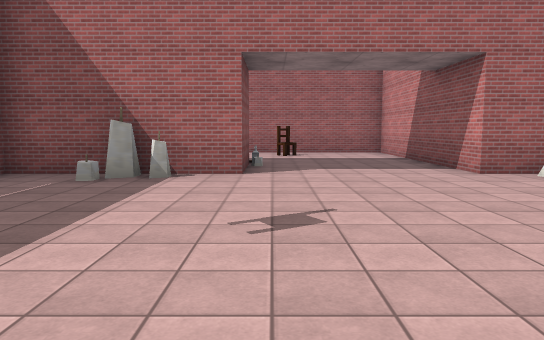
[1] (above)

16 first-person views from a walk through a 3-D level made in the Unity game engine. The camera is 1.5 m above the floor, tilts 6° down and sees 70° across. The floor is counted in squares, 2 m on a side. Each view is taken from the middle of a square. On the plan, view 1 faces up. The plan holds only what a view shows up to about 12 squares ahead; the rest is blank. The player character is not drawn. Some surface patterns are stand-ins.

[2]
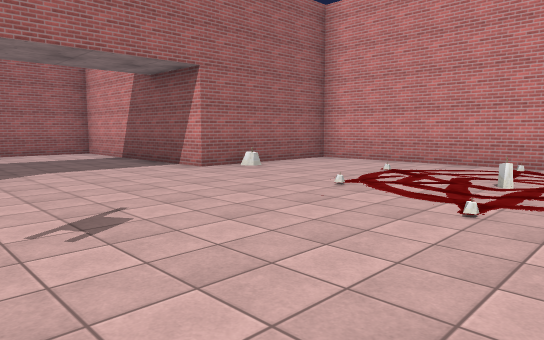

[3]
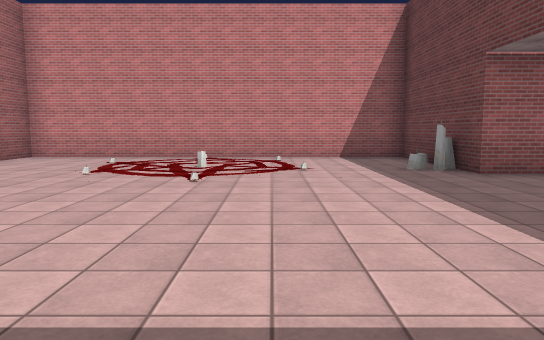

[4]
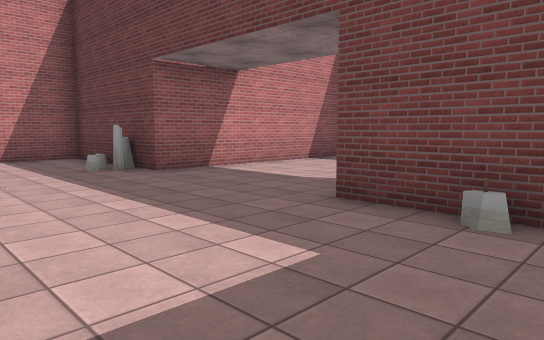

[5]
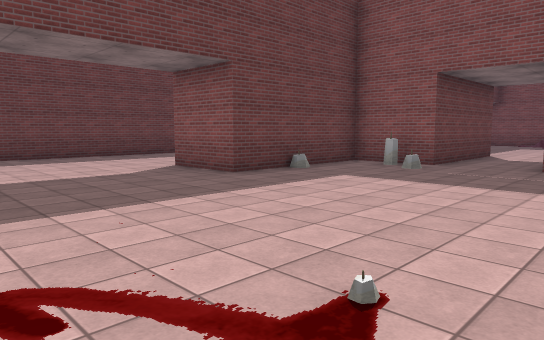

[6]
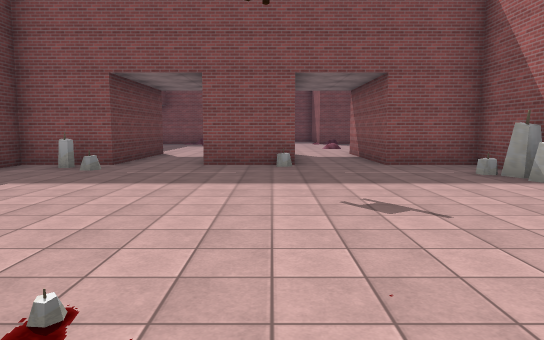

[7]
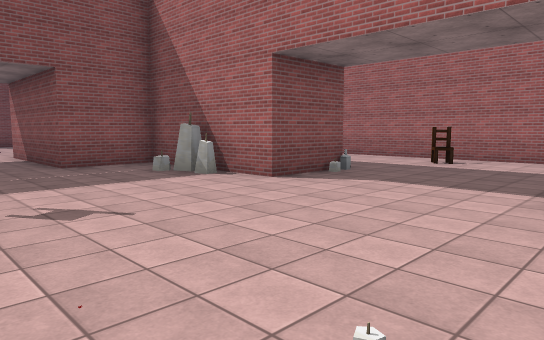

[8]
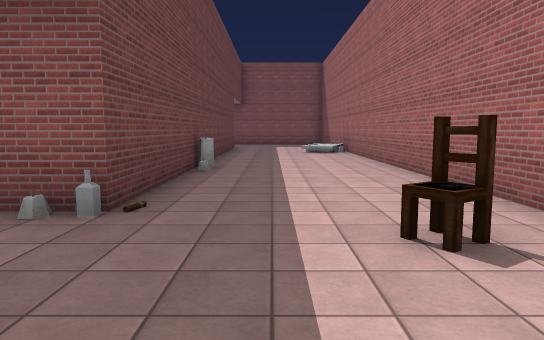

[9]
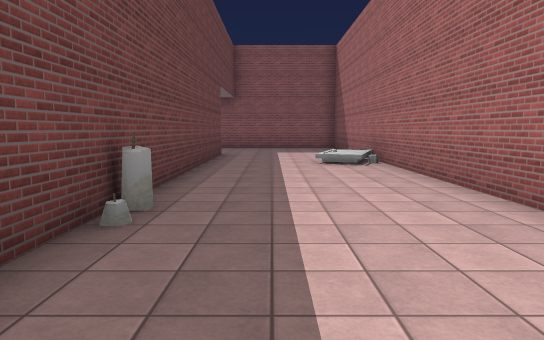

[10]
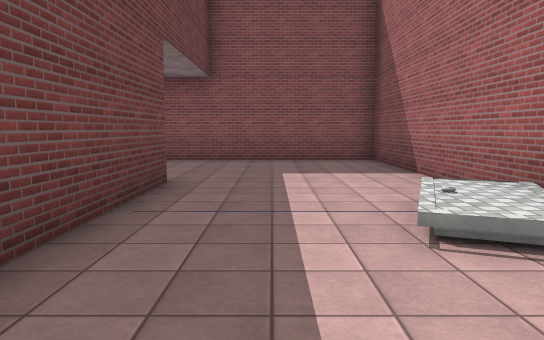

[11]
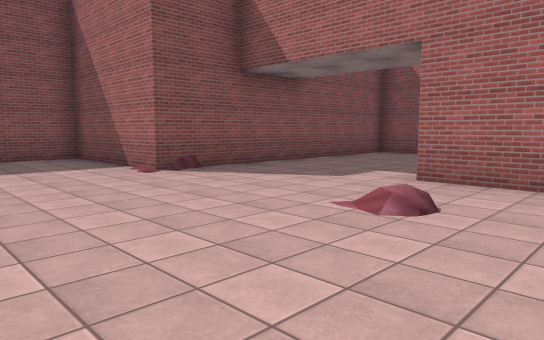

[12]
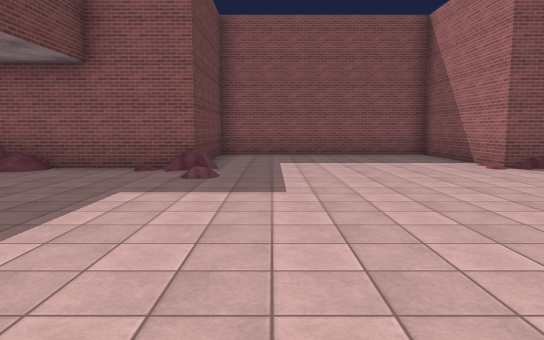

[13]
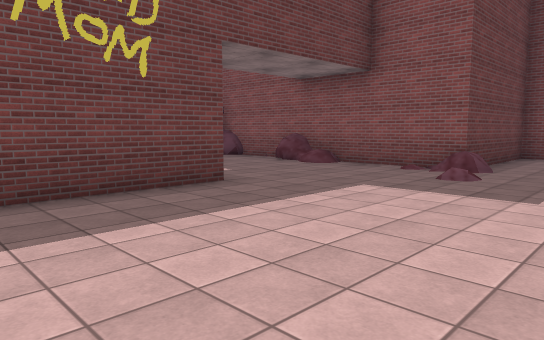

[14]
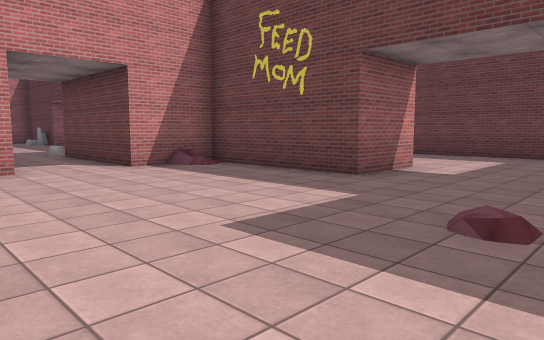

[15]
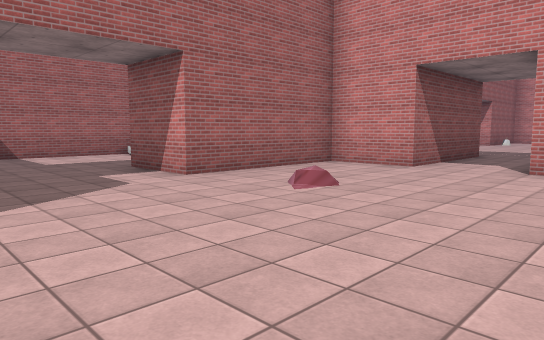

[16]
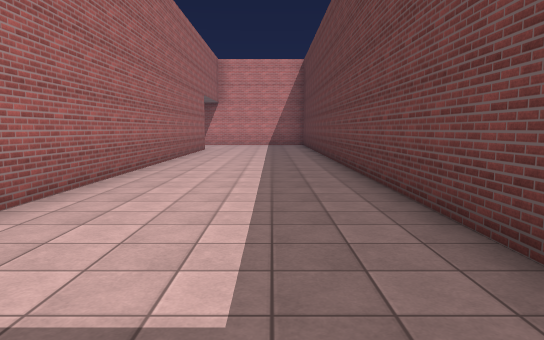

### Floor plan
Points are (right, up) in squares from view 1. A wall is a line through its corners. A room is listed if a view was taken in it or the views show most of it. See-through windows are left out.
Room 1 (views 1, 2, 3, 4, 5, 6, 7, 8, 9, 10, 12, 16)
walls: (-4.5, 2.5) (-4.5, 0.5); (-3, -5.5) (-11.5, -5.5); (-8.5, -1.5) (-4.5, -1.5) (-4.5, -3.5) (-0.5, -3.5) (-0.5, -5.5); (-10.5, 8.5) (-0.5, 8.5) (-0.5, 6.5) (-4.5, 6.5) (-4.5, 4.5) (-8.5, 4.5); (3.5, -9.1) (3.5, -3.5) (7.5, -3.5) (7.5, 6.5) (3.5, 6.5) (3.5, 12.5) (-11.5, 12.5); (-16.5, -5.4) (-16.5, -8.6); (-14, -9.5) (2, -9.5)
ways out: opening at (-14, -6) to room 2; opening at (-10.7, 11) to room 2; opening at (-8.5, 1.5) to room 2
objects: candle (-5, 9); candle (-4, -2); candle (-4, -1); candle (-4, 2); candle (-3, 6); candle (-2, -3); candle (-2, 6); chair (0, 11); candle (4, -3); candle (4, 6); candle (5, 1)
Room 2 (views 11, 13, 14, 15)
walls: (-8.5, 4.5) (-8.5, 6.5) (-12.5, 6.5) (-12.5, 8.5) (-10.5, 8.5); (-12.5, -5.6) (-12.5, -3.5) (-8.5, -3.5) (-8.5, -1.5); (-11.5, 12.5) (-16.5, 12.5) (-16.5, 4.5) (-20.5, 4.5) (-20.5, -1.5) (-16.5, -1.5) (-16.5, -5.4)
low walls: (-16.6, -1.1) (-16.1, -1.2)
ways out: opening at (-14, -6) to room 1; opening at (-10.7, 11) to room 1; opening at (-8.5, 1.5) to room 1

Positions as (right, up) in squares from view 1, and headings:
1: (0, 0), facing up
2: (-1, 0), facing up-right
3: (-3, 0), facing right
4: (-3, 0), facing down-right
5: (4, 2), facing down-left
6: (4, 2), facing left
7: (4, 2), facing up-left
8: (3, 10), facing left
9: (-1, 10), facing left
10: (-7, 10), facing left
11: (-10, 1), facing up-left
12: (-9, 0), facing left
13: (-9, 1), facing down-left
14: (-16, 2), facing down-right
15: (-16, 1), facing up-right
16: (-15, -8), facing right
